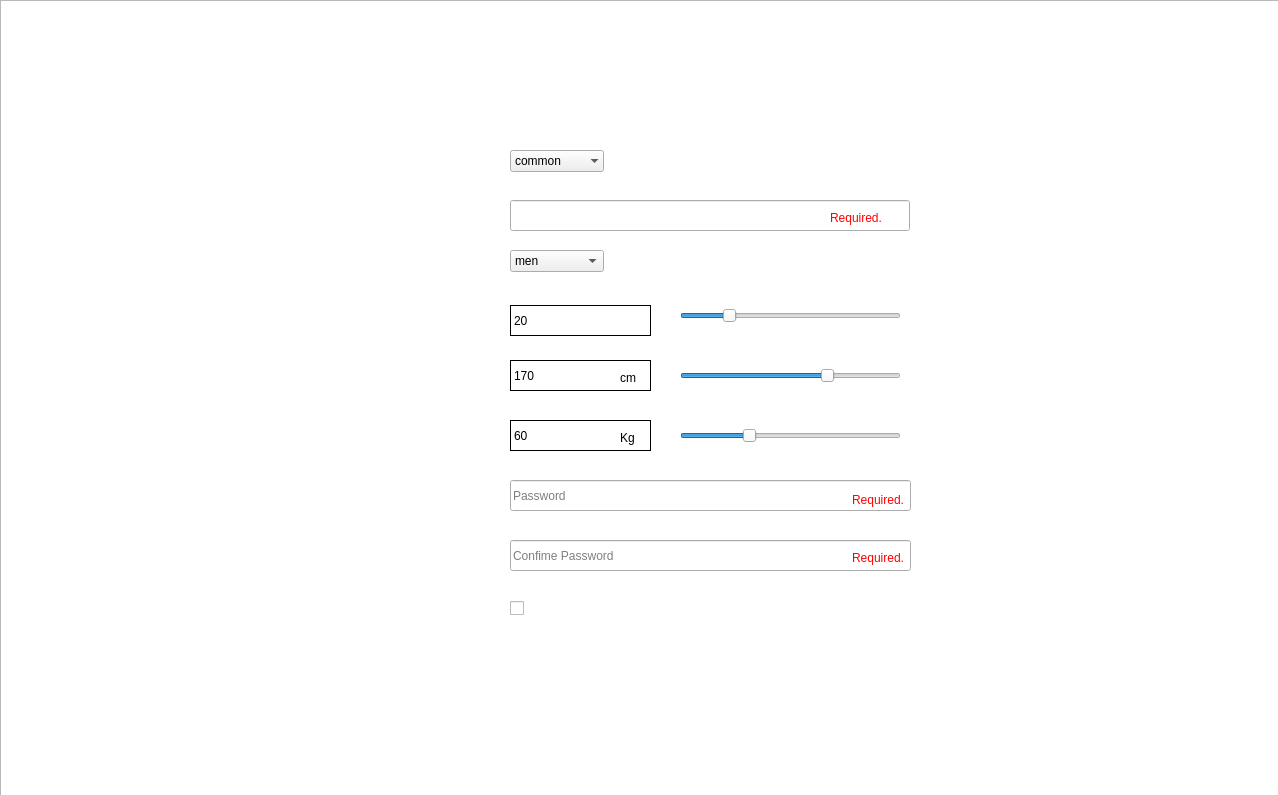
<?xml version="1.0" encoding="UTF-8"?>
<ui version="4.0">
 <class>MainWindow</class>
 <widget class="QMainWindow" name="MainWindow">
  <property name="geometry">
   <rect>
    <x>0</x>
    <y>0</y>
    <width>1278</width>
    <height>795</height>
   </rect>
  </property>
  <property name="windowTitle">
   <string>MainWindow</string>
  </property>
  <property name="styleSheet">
   <string notr="true"/>
  </property>
  <widget class="QWidget" name="centralwidget">
   <widget class="QLabel" name="label">
    <property name="geometry">
     <rect>
      <x>541</x>
      <y>58</y>
      <width>198</width>
      <height>50</height>
     </rect>
    </property>
    <property name="styleSheet">
     <string notr="true">background-image: url(:/signup/image/signup/Logo.png);</string>
    </property>
    <property name="text">
     <string/>
    </property>
   </widget>
   <widget class="QLabel" name="label_2">
    <property name="geometry">
     <rect>
      <x>501</x>
      <y>108</y>
      <width>298</width>
      <height>25</height>
     </rect>
    </property>
    <property name="styleSheet">
     <string notr="true">background-image: url(:/signup/image/signup/please.png);</string>
    </property>
    <property name="text">
     <string/>
    </property>
   </widget>
   <widget class="QLabel" name="label_3">
    <property name="geometry">
     <rect>
      <x>540</x>
      <y>600</y>
      <width>208</width>
      <height>21</height>
     </rect>
    </property>
    <property name="styleSheet">
     <string notr="true">background-image: url(:/signup/image/signup/agree.png);</string>
    </property>
    <property name="text">
     <string/>
    </property>
   </widget>
   <widget class="QLineEdit" name="username">
    <property name="geometry">
     <rect>
      <x>510</x>
      <y>200</y>
      <width>400</width>
      <height>31</height>
     </rect>
    </property>
    <property name="text">
     <string/>
    </property>
   </widget>
   <widget class="QComboBox" name="sex">
    <property name="geometry">
     <rect>
      <x>510</x>
      <y>250</y>
      <width>94</width>
      <height>22</height>
     </rect>
    </property>
    <item>
     <property name="text">
      <string>men</string>
     </property>
    </item>
    <item>
     <property name="text">
      <string>women</string>
     </property>
    </item>
   </widget>
   <widget class="QLineEdit" name="password">
    <property name="geometry">
     <rect>
      <x>510</x>
      <y>480</y>
      <width>401</width>
      <height>31</height>
     </rect>
    </property>
    <property name="text">
     <string/>
    </property>
    <property name="echoMode">
     <enum>QLineEdit::Password</enum>
    </property>
    <property name="placeholderText">
     <string>Password</string>
    </property>
   </widget>
   <widget class="QSlider" name="slider_age">
    <property name="geometry">
     <rect>
      <x>680</x>
      <y>305</y>
      <width>221</width>
      <height>22</height>
     </rect>
    </property>
    <property name="styleSheet">
     <string notr="true"/>
    </property>
    <property name="value">
     <number>20</number>
    </property>
    <property name="orientation">
     <enum>Qt::Horizontal</enum>
    </property>
    <property name="tickInterval">
     <number>1</number>
    </property>
   </widget>
   <widget class="QLabel" name="stature_label">
    <property name="geometry">
     <rect>
      <x>510</x>
      <y>360</y>
      <width>141</width>
      <height>31</height>
     </rect>
    </property>
    <property name="styleSheet">
     <string notr="true">background-color: rgb(255, 255, 255);</string>
    </property>
    <property name="frameShape">
     <enum>QFrame::Box</enum>
    </property>
    <property name="text">
     <string>170</string>
    </property>
   </widget>
   <widget class="QSlider" name="slider_stature">
    <property name="geometry">
     <rect>
      <x>680</x>
      <y>365</y>
      <width>221</width>
      <height>22</height>
     </rect>
    </property>
    <property name="maximum">
     <number>250</number>
    </property>
    <property name="pageStep">
     <number>1</number>
    </property>
    <property name="value">
     <number>170</number>
    </property>
    <property name="orientation">
     <enum>Qt::Horizontal</enum>
    </property>
   </widget>
   <widget class="QLabel" name="weight_label">
    <property name="geometry">
     <rect>
      <x>510</x>
      <y>420</y>
      <width>141</width>
      <height>31</height>
     </rect>
    </property>
    <property name="styleSheet">
     <string notr="true">background-color: rgb(255, 255, 255);</string>
    </property>
    <property name="frameShape">
     <enum>QFrame::Box</enum>
    </property>
    <property name="text">
     <string>60</string>
    </property>
   </widget>
   <widget class="QSlider" name="slider_weight">
    <property name="geometry">
     <rect>
      <x>680</x>
      <y>425</y>
      <width>221</width>
      <height>22</height>
     </rect>
    </property>
    <property name="maximum">
     <number>200</number>
    </property>
    <property name="pageStep">
     <number>1</number>
    </property>
    <property name="value">
     <number>60</number>
    </property>
    <property name="orientation">
     <enum>Qt::Horizontal</enum>
    </property>
   </widget>
   <widget class="QLineEdit" name="confirm_password">
    <property name="geometry">
     <rect>
      <x>510</x>
      <y>540</y>
      <width>401</width>
      <height>31</height>
     </rect>
    </property>
    <property name="text">
     <string/>
    </property>
    <property name="echoMode">
     <enum>QLineEdit::Password</enum>
    </property>
    <property name="placeholderText">
     <string>Confime Password</string>
    </property>
   </widget>
   <widget class="QLabel" name="label_6">
    <property name="geometry">
     <rect>
      <x>400</x>
      <y>205</y>
      <width>66</width>
      <height>21</height>
     </rect>
    </property>
    <property name="styleSheet">
     <string notr="true">background-image: url(:/signup/image/signup/Username.png);</string>
    </property>
    <property name="text">
     <string/>
    </property>
   </widget>
   <widget class="QLabel" name="label_7">
    <property name="geometry">
     <rect>
      <x>441</x>
      <y>250</y>
      <width>24</width>
      <height>25</height>
     </rect>
    </property>
    <property name="styleSheet">
     <string notr="true">background-image: url(:/signup/image/signup/Sex.png);</string>
    </property>
    <property name="text">
     <string/>
    </property>
   </widget>
   <widget class="QLabel" name="label_8">
    <property name="geometry">
     <rect>
      <x>620</x>
      <y>365</y>
      <width>21</width>
      <height>25</height>
     </rect>
    </property>
    <property name="styleSheet">
     <string notr="true">font: 75 9pt &quot;경기천년제목OTF Bold&quot;;</string>
    </property>
    <property name="text">
     <string>cm</string>
    </property>
   </widget>
   <widget class="QLabel" name="label_9">
    <property name="geometry">
     <rect>
      <x>620</x>
      <y>425</y>
      <width>21</width>
      <height>25</height>
     </rect>
    </property>
    <property name="styleSheet">
     <string notr="true">font: 75 9pt &quot;경기천년제목OTF Bold&quot;;</string>
    </property>
    <property name="text">
     <string>Kg</string>
    </property>
   </widget>
   <widget class="QLabel" name="label_10">
    <property name="geometry">
     <rect>
      <x>441</x>
      <y>310</y>
      <width>24</width>
      <height>25</height>
     </rect>
    </property>
    <property name="styleSheet">
     <string notr="true">background-image: url(:/signup/image/signup/Age.png);</string>
    </property>
    <property name="text">
     <string/>
    </property>
   </widget>
   <widget class="QLabel" name="label_11">
    <property name="geometry">
     <rect>
      <x>423</x>
      <y>370</y>
      <width>47</width>
      <height>25</height>
     </rect>
    </property>
    <property name="styleSheet">
     <string notr="true">background-image: url(:/signup/image/signup/Stature.png);</string>
    </property>
    <property name="text">
     <string/>
    </property>
   </widget>
   <widget class="QLabel" name="label_12">
    <property name="geometry">
     <rect>
      <x>425</x>
      <y>430</y>
      <width>45</width>
      <height>20</height>
     </rect>
    </property>
    <property name="styleSheet">
     <string notr="true">background-image: url(:/signup/image/signup/Weight.png);</string>
    </property>
    <property name="text">
     <string/>
    </property>
   </widget>
   <widget class="QLabel" name="label_13">
    <property name="geometry">
     <rect>
      <x>410</x>
      <y>490</y>
      <width>62</width>
      <height>20</height>
     </rect>
    </property>
    <property name="styleSheet">
     <string notr="true">background-image: url(:/signup/image/signup/Password.png);</string>
    </property>
    <property name="text">
     <string/>
    </property>
   </widget>
   <widget class="QLabel" name="label_14">
    <property name="geometry">
     <rect>
      <x>360</x>
      <y>550</y>
      <width>115</width>
      <height>20</height>
     </rect>
    </property>
    <property name="styleSheet">
     <string notr="true">background-image: url(:/signup/image/signup/Confirm Password.png);</string>
    </property>
    <property name="text">
     <string/>
    </property>
   </widget>
   <widget class="QLabel" name="user_unique">
    <property name="geometry">
     <rect>
      <x>830</x>
      <y>210</y>
      <width>64</width>
      <height>15</height>
     </rect>
    </property>
    <property name="styleSheet">
     <string notr="true">color: rgb(255, 0, 0);</string>
    </property>
    <property name="text">
     <string>Required.</string>
    </property>
   </widget>
   <widget class="QLabel" name="confirm">
    <property name="geometry">
     <rect>
      <x>683</x>
      <y>548</y>
      <width>221</width>
      <height>20</height>
     </rect>
    </property>
    <property name="styleSheet">
     <string notr="true">color: rgb(255, 0, 0);</string>
    </property>
    <property name="text">
     <string>Required.</string>
    </property>
    <property name="alignment">
     <set>Qt::AlignRight|Qt::AlignTrailing|Qt::AlignVCenter</set>
    </property>
   </widget>
   <widget class="QLabel" name="age_label">
    <property name="geometry">
     <rect>
      <x>510</x>
      <y>305</y>
      <width>141</width>
      <height>31</height>
     </rect>
    </property>
    <property name="styleSheet">
     <string notr="true">background-color: rgb(255, 255, 255);</string>
    </property>
    <property name="frameShape">
     <enum>QFrame::Box</enum>
    </property>
    <property name="text">
     <string>20</string>
    </property>
   </widget>
   <widget class="QCheckBox" name="agree_term">
    <property name="geometry">
     <rect>
      <x>510</x>
      <y>600</y>
      <width>16</width>
      <height>16</height>
     </rect>
    </property>
    <property name="text">
     <string/>
    </property>
    <property name="iconSize">
     <size>
      <width>20</width>
      <height>20</height>
     </size>
    </property>
    <property name="checked">
     <bool>false</bool>
    </property>
    <property name="tristate">
     <bool>false</bool>
    </property>
   </widget>
   <widget class="QLabel" name="origin">
    <property name="geometry">
     <rect>
      <x>613</x>
      <y>490</y>
      <width>291</width>
      <height>20</height>
     </rect>
    </property>
    <property name="styleSheet">
     <string notr="true">color: rgb(255, 0, 0);</string>
    </property>
    <property name="text">
     <string>Required.</string>
    </property>
    <property name="alignment">
     <set>Qt::AlignRight|Qt::AlignTrailing|Qt::AlignVCenter</set>
    </property>
   </widget>
   <widget class="QPushButton" name="already">
    <property name="geometry">
     <rect>
      <x>560</x>
      <y>720</y>
      <width>211</width>
      <height>23</height>
     </rect>
    </property>
    <property name="styleSheet">
     <string notr="true">background-image: url(:/signup/image/signup/already.png);</string>
    </property>
    <property name="text">
     <string/>
    </property>
    <property name="flat">
     <bool>true</bool>
    </property>
   </widget>
   <widget class="QPushButton" name="sign_up">
    <property name="geometry">
     <rect>
      <x>570</x>
      <y>650</y>
      <width>185</width>
      <height>50</height>
     </rect>
    </property>
    <property name="toolTip">
     <string/>
    </property>
    <property name="styleSheet">
     <string notr="true">background-image: url(:/signup/image/signup/btn_signup.png);</string>
    </property>
    <property name="text">
     <string/>
    </property>
    <property name="flat">
     <bool>true</bool>
    </property>
   </widget>
   <widget class="QLabel" name="label_15">
    <property name="geometry">
     <rect>
      <x>405</x>
      <y>150</y>
      <width>58</width>
      <height>21</height>
     </rect>
    </property>
    <property name="styleSheet">
     <string notr="true">background-image: url(:/signup/image/signup/Usertype.png);</string>
    </property>
    <property name="text">
     <string/>
    </property>
   </widget>
   <widget class="QComboBox" name="user_type">
    <property name="geometry">
     <rect>
      <x>510</x>
      <y>150</y>
      <width>94</width>
      <height>22</height>
     </rect>
    </property>
    <property name="autoFillBackground">
     <bool>false</bool>
    </property>
    <property name="frame">
     <bool>false</bool>
    </property>
    <item>
     <property name="text">
      <string>common</string>
     </property>
    </item>
    <item>
     <property name="text">
      <string>standard</string>
     </property>
    </item>
   </widget>
   <widget class="QGraphicsView" name="graphicsView">
    <property name="geometry">
     <rect>
      <x>0</x>
      <y>0</y>
      <width>1281</width>
      <height>801</height>
     </rect>
    </property>
    <property name="styleSheet">
     <string notr="true">background-image: url(:/signup/image/signup/background.png);</string>
    </property>
   </widget>
   <zorder>graphicsView</zorder>
   <zorder>agree_term</zorder>
   <zorder>label</zorder>
   <zorder>label_2</zorder>
   <zorder>label_3</zorder>
   <zorder>username</zorder>
   <zorder>sex</zorder>
   <zorder>password</zorder>
   <zorder>slider_age</zorder>
   <zorder>stature_label</zorder>
   <zorder>slider_stature</zorder>
   <zorder>weight_label</zorder>
   <zorder>slider_weight</zorder>
   <zorder>confirm_password</zorder>
   <zorder>label_6</zorder>
   <zorder>label_7</zorder>
   <zorder>label_8</zorder>
   <zorder>label_9</zorder>
   <zorder>label_10</zorder>
   <zorder>label_11</zorder>
   <zorder>label_12</zorder>
   <zorder>label_13</zorder>
   <zorder>label_14</zorder>
   <zorder>user_unique</zorder>
   <zorder>confirm</zorder>
   <zorder>age_label</zorder>
   <zorder>origin</zorder>
   <zorder>already</zorder>
   <zorder>sign_up</zorder>
   <zorder>label_15</zorder>
   <zorder>user_type</zorder>
  </widget>
 </widget>
 <resources>
  <include location="resource.qrc"/>
 </resources>
 <connections>
  <connection>
   <sender>slider_stature</sender>
   <signal>sliderMoved(int)</signal>
   <receiver>stature_label</receiver>
   <slot>setNum(int)</slot>
   <hints>
    <hint type="sourcelabel">
     <x>711</x>
     <y>373</y>
    </hint>
    <hint type="destinationlabel">
     <x>611</x>
     <y>382</y>
    </hint>
   </hints>
  </connection>
  <connection>
   <sender>slider_age</sender>
   <signal>sliderMoved(int)</signal>
   <receiver>age_label</receiver>
   <slot>setNum(int)</slot>
   <hints>
    <hint type="sourcelabel">
     <x>742</x>
     <y>314</y>
    </hint>
    <hint type="destinationlabel">
     <x>600</x>
     <y>319</y>
    </hint>
   </hints>
  </connection>
  <connection>
   <sender>slider_weight</sender>
   <signal>sliderMoved(int)</signal>
   <receiver>weight_label</receiver>
   <slot>setNum(int)</slot>
   <hints>
    <hint type="sourcelabel">
     <x>745</x>
     <y>436</y>
    </hint>
    <hint type="destinationlabel">
     <x>602</x>
     <y>440</y>
    </hint>
   </hints>
  </connection>
 </connections>
</ui>
